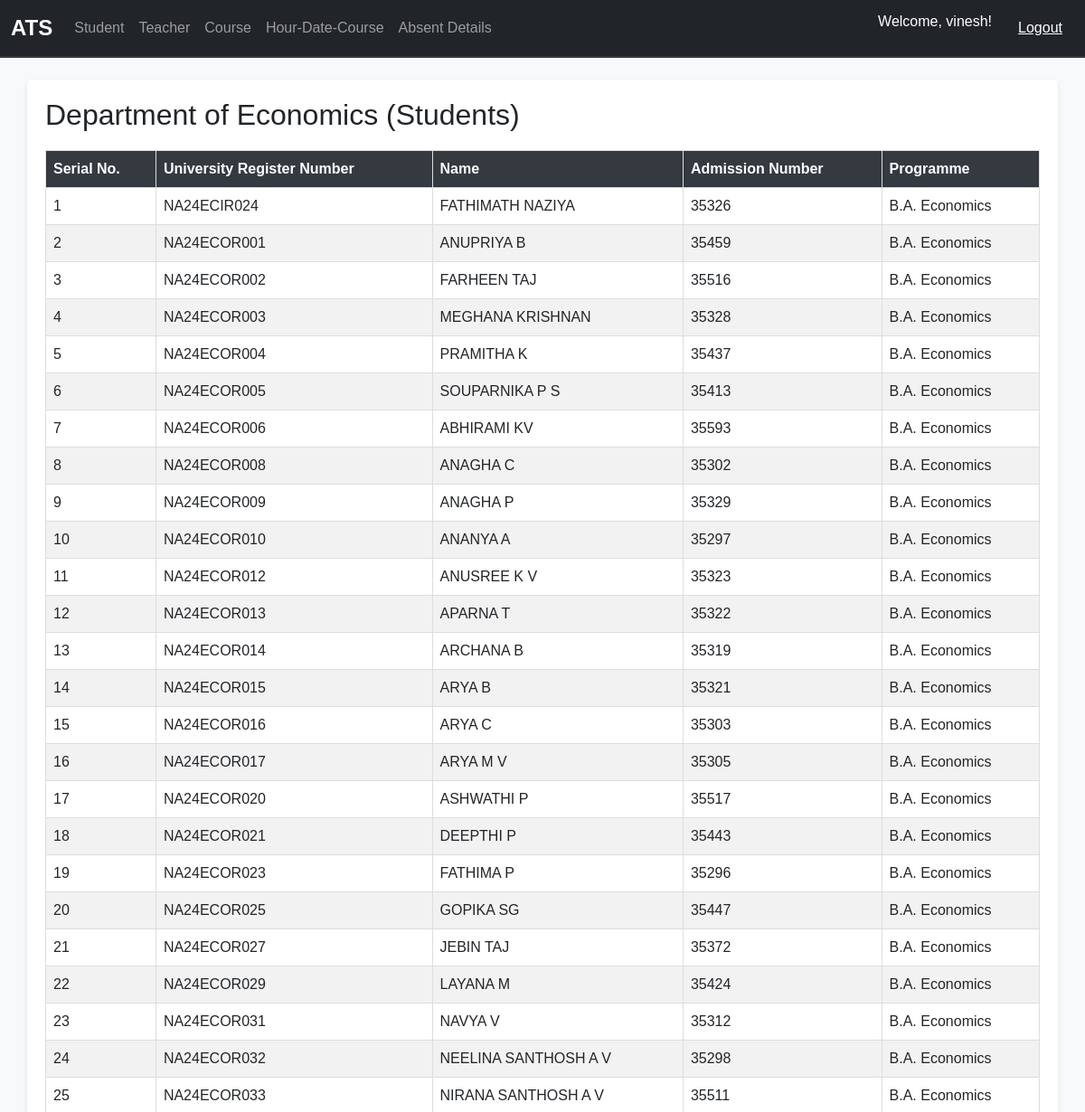
/students/ (signed in, upper part), run on an earlier commit of the app's database.
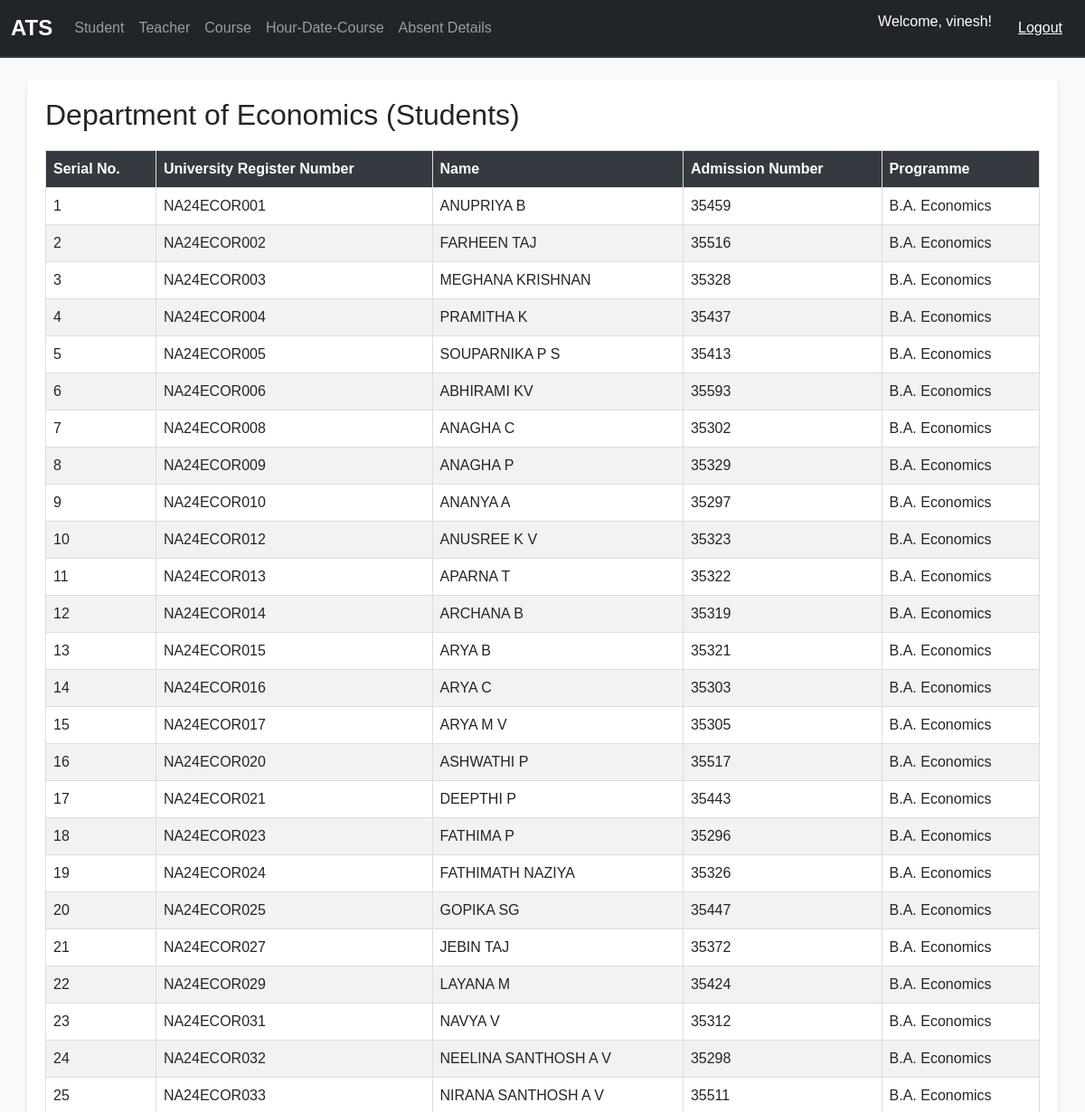
And on a later commit of the database.
### attendance/models.py (models this page shows, shortened)
class Student(models.Model):
    name = models.CharField(max_length=255)
    university_register_number = models.CharField(max_length=50, unique=True)
    admission_number = models.CharField(max_length=50, unique=True)
    programme = models.ForeignKey(Programme, on_delete=models.CASCADE, related_name="students")

class Programme(models.Model):
    name = models.CharField(max_length=255)
    department = models.ForeignKey(Department, on_delete=models.CASCADE, related_name="programmes")

### attendance/views.py (the view)
# urls.py: path('students/', views.student_list, name='student_list'),
@login_required
def student_list(request):
    teacher = Teacher.objects.get(user=request.user)
    department = teacher.department
    students = Student.objects.filter(programme__department=department).order_by('university_register_number')
    return render(request, 'attendance/student_list.html', {'students': students, 'department':department})

### attendance/context_processors.py (called while the page is built)
def is_hod(request):
    return {'is_hod': request.user.groups.filter(name='HoD').exists()}

### attendance/models.py (called while the page is built)
    def __str__(self):
        return self.name

### attendance/templates/attendance/student_list.html (shortened to what this page needs)
{% extends 'base.html' %}
{% block content %}
    <h2> Department of {{ department }} (Students)</h2>
    <table>
        <thead>
            <tr>
                <th>Serial No.</th>
                <th>University Register Number</th>
                <th>Name</th>
                <th>Admission Number</th>
                <th>Programme</th>
            </tr>
        </thead>
        <tbody>
            {% for student in students %}
                <tr>
                    <td>{{ forloop.counter }}</td>
                    <td>{{ student.university_register_number }}</td>
                    <td>{{ student.name }}</td>
                    <td>{{ student.admission_number }}</td>
                    <td>{{ student.programme.name }}</td>
                </tr>
            {% empty %}
                <tr>
                    <td {% if is_hod %}colspan="6"{% else %}colspan="5"{% endif %} class="text-center">No students found.</td>
                </tr>
            {% endfor %}
        </tbody>
    </table>
{% endblock %}

What changed in the data, as far as the page shows it:
changed Student "FATHIMATH NAZIYA": university_register_number "NA24ECIR024" → "NA24ECOR024"; moves down the list
